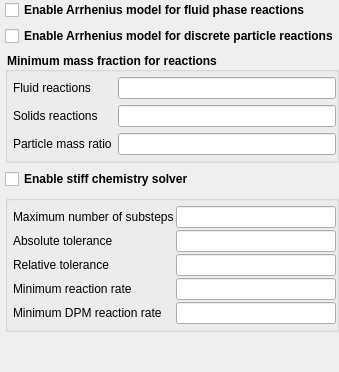
        <widget class="QWidget" name="options">
         <layout class="QVBoxLayout" name="verticalLayout_6">
          <property name="leftMargin">
           <number>5</number>
          </property>
          <property name="topMargin">
           <number>0</number>
          </property>
          <property name="rightMargin">
           <number>0</number>
          </property>
          <property name="bottomMargin">
           <number>0</number>
          </property>
          <item>
           <widget class="CheckBox" name="checkbox_keyword_arrhenius_rrates_fluid">
            <property name="sizePolicy">
             <sizepolicy hsizetype="Preferred" vsizetype="Preferred">
              <horstretch>0</horstretch>
              <verstretch>0</verstretch>
             </sizepolicy>
            </property>
            <property name="font">
             <font>
              <weight>75</weight>
              <bold>true</bold>
             </font>
            </property>
            <property name="text">
             <string>Enable Arrhenius model for fluid phase reactions</string>
            </property>
           </widget>
          </item>
          <item>
           <widget class="CheckBox" name="checkbox_keyword_arrhenius_rrates_des">
            <property name="sizePolicy">
             <sizepolicy hsizetype="Preferred" vsizetype="Preferred">
              <horstretch>0</horstretch>
              <verstretch>0</verstretch>
             </sizepolicy>
            </property>
            <property name="font">
             <font>
              <weight>75</weight>
              <bold>true</bold>
             </font>
            </property>
            <property name="autoFillBackground">
             <bool>false</bool>
            </property>
            <property name="text">
             <string>Enable Arrhenius model for discrete particle reactions</string>
            </property>
           </widget>
          </item>
          <item>
           <widget class="QGroupBox" name="groupbox_min_mass_fraction">
            <property name="styleSheet">
             <string notr="true">QGroupBox{font: bold;}</string>
            </property>
            <property name="title">
             <string>Minimum mass fraction for reactions</string>
            </property>
            <property name="flat">
             <bool>true</bool>
            </property>
            <layout class="QGridLayout" name="gridLayout_9">
             <property name="leftMargin">
              <number>5</number>
             </property>
             <property name="topMargin">
              <number>5</number>
             </property>
             <property name="rightMargin">
              <number>0</number>
             </property>
             <property name="bottomMargin">
              <number>5</number>
             </property>
             <item row="0" column="0">
              <widget class="QLabel" name="label_chem_min_species_fluid">
               <property name="text">
                <string>Fluid reactions</string>
               </property>
              </widget>
             </item>
             <item row="0" column="1">
              <widget class="LineEdit" name="lineedit_keyword_chem_min_species_fluid"/>
             </item>
             <item row="1" column="0">
              <widget class="QLabel" name="label_chem_min_species_solid">
               <property name="text">
                <string>Solids reactions</string>
               </property>
              </widget>
             </item>
             <item row="2" column="1">
              <widget class="LineEdit" name="lineedit_keyword_des_min_pmass_frac"/>
             </item>
             <item row="1" column="1">
              <widget class="LineEdit" name="lineedit_keyword_chem_min_species_solid"/>
             </item>
             <item row="2" column="0">
              <widget class="QLabel" name="label_des_min_pmass_frac">
               <property name="text">
                <string>Particle mass ratio</string>
               </property>
              </widget>
             </item>
            </layout>
           </widget>
          </item>
          <item>
           <widget class="QCheckBox" name="checkbox_stiff_chemistry">
            <property name="sizePolicy">
             <sizepolicy hsizetype="Preferred" vsizetype="Preferred">
              <horstretch>0</horstretch>
              <verstretch>0</verstretch>
             </sizepolicy>
            </property>
            <property name="font">
             <font>
              <weight>75</weight>
              <bold>true</bold>
             </font>
            </property>
            <property name="text">
             <string>Enable stiff chemistry solver</string>
            </property>
           </widget>
          </item>
          <item>
           <widget class="QGroupBox" name="groupbox_stiff_chemistry">
            <property name="sizePolicy">
             <sizepolicy hsizetype="Preferred" vsizetype="Preferred">
              <horstretch>0</horstretch>
              <verstretch>0</verstretch>
             </sizepolicy>
            </property>
            <property name="font">
             <font>
              <weight>75</weight>
              <bold>true</bold>
             </font>
            </property>
            <property name="title">
             <string/>
            </property>
            <property name="flat">
             <bool>true</bool>
            </property>
            <property name="checkable">
             <bool>false</bool>
            </property>
            <property name="checked">
             <bool>false</bool>
            </property>
            <layout class="QGridLayout" name="gridLayout_11">
             <property name="leftMargin">
              <number>5</number>
             </property>
             <property name="topMargin">
              <number>5</number>
             </property>
             <property name="rightMargin">
              <number>0</number>
             </property>
             <property name="bottomMargin">
              <number>5</number>
             </property>
             <property name="spacing">
              <number>2</number>
             </property>
             <item row="1" column="0">
              <widget class="QLabel" name="label_stiff_chem_abs_tol">
               <property name="sizePolicy">
                <sizepolicy hsizetype="Preferred" vsizetype="Preferred">
                 <horstretch>0</horstretch>
                 <verstretch>0</verstretch>
                </sizepolicy>
               </property>
               <property name="font">
                <font>
                 <weight>50</weight>
                 <bold>false</bold>
                </font>
               </property>
               <property name="text">
                <string>Absolute tolerance</string>
               </property>
              </widget>
             </item>
             <item row="0" column="1">
              <widget class="LineEdit" name="lineedit_keyword_stiff_chem_max_steps">
               <property name="sizePolicy">
                <sizepolicy hsizetype="Expanding" vsizetype="Preferred">
                 <horstretch>0</horstretch>
                 <verstretch>0</verstretch>
                </sizepolicy>
               </property>
               <property name="font">
                <font>
                 <weight>50</weight>
                 <bold>false</bold>
                </font>
               </property>
              </widget>
             </item>
             <item row="3" column="0">
              <widget class="QLabel" name="label_stiff_chem_min_rate">
               <property name="sizePolicy">
                <sizepolicy hsizetype="Preferred" vsizetype="Preferred">
                 <horstretch>0</horstretch>
                 <verstretch>0</verstretch>
                </sizepolicy>
               </property>
               <property name="font">
                <font>
                 <weight>50</weight>
                 <bold>false</bold>
                </font>
               </property>
               <property name="text">
                <string>Minimum reaction rate</string>
               </property>
              </widget>
             </item>
             <item row="2" column="0">
              <widget class="QLabel" name="label_stiff_chem_rel_tol">
               <property name="sizePolicy">
                <sizepolicy hsizetype="Preferred" vsizetype="Preferred">
                 <horstretch>0</horstretch>
                 <verstretch>0</verstretch>
                </sizepolicy>
               </property>
               <property name="font">
                <font>
                 <weight>50</weight>
                 <bold>false</bold>
                </font>
               </property>
               <property name="text">
                <string>Relative tolerance</string>
               </property>
              </widget>
             </item>
             <item row="4" column="0">
              <widget class="QLabel" name="label_stiff_chem_min_rate_dpm">
               <property name="sizePolicy">
                <sizepolicy hsizetype="Preferred" vsizetype="Preferred">
                 <horstretch>0</horstretch>
                 <verstretch>0</verstretch>
                </sizepolicy>
               </property>
               <property name="font">
                <font>
                 <weight>50</weight>
                 <bold>false</bold>
                </font>
               </property>
               <property name="text">
                <string>Minimum DPM reaction rate</string>
               </property>
              </widget>
             </item>
             <item row="3" column="1">
              <widget class="LineEdit" name="lineedit_keyword_stiff_chem_min_rate">
               <property name="sizePolicy">
                <sizepolicy hsizetype="Expanding" vsizetype="Preferred">
                 <horstretch>0</horstretch>
                 <verstretch>0</verstretch>
                </sizepolicy>
               </property>
               <property name="font">
                <font>
                 <weight>50</weight>
                 <bold>false</bold>
                </font>
               </property>
              </widget>
             </item>
             <item row="1" column="1">
              <widget class="LineEdit" name="lineedit_keyword_stiff_chem_abs_tol">
               <property name="sizePolicy">
                <sizepolicy hsizetype="Expanding" vsizetype="Preferred">
                 <horstretch>0</horstretch>
                 <verstretch>0</verstretch>
                </sizepolicy>
               </property>
              </widget>
             </item>
             <item row="4" column="1">
              <widget class="LineEdit" name="lineedit_keyword_stiff_chem_min_rate_dpm">
               <property name="sizePolicy">
                <sizepolicy hsizetype="Expanding" vsizetype="Preferred">
                 <horstretch>0</horstretch>
                 <verstretch>0</verstretch>
                </sizepolicy>
               </property>
               <property name="font">
                <font>
                 <weight>50</weight>
                 <bold>false</bold>
                </font>
               </property>
              </widget>
             </item>
             <item row="2" column="1">
              <widget class="LineEdit" name="lineedit_keyword_stiff_chem_rel_tol">
               <property name="sizePolicy">
                <sizepolicy hsizetype="Expanding" vsizetype="Preferred">
                 <horstretch>0</horstretch>
                 <verstretch>0</verstretch>
                </sizepolicy>
               </property>
               <property name="font">
                <font>
                 <weight>50</weight>
                 <bold>false</bold>
                </font>
               </property>
              </widget>
             </item>
             <item row="0" column="0">
              <widget class="QLabel" name="label_stiff_chem_max_steps">
               <property name="sizePolicy">
                <sizepolicy hsizetype="Preferred" vsizetype="Preferred">
                 <horstretch>0</horstretch>
                 <verstretch>0</verstretch>
                </sizepolicy>
               </property>
               <property name="font">
                <font>
                 <weight>50</weight>
                 <bold>false</bold>
                </font>
               </property>
               <property name="text">
                <string>Maximum number of substeps</string>
               </property>
              </widget>
             </item>
            </layout>
           </widget>
          </item>
          <item>
           <spacer name="verticalSpacer_5">
            <property name="orientation">
             <enum>Qt::Vertical</enum>
            </property>
            <property name="sizeHint" stdset="0">
             <size>
              <width>20</width>
              <height>40</height>
             </size>
            </property>
           </spacer>
          </item>
         </layout>
        </widget>
